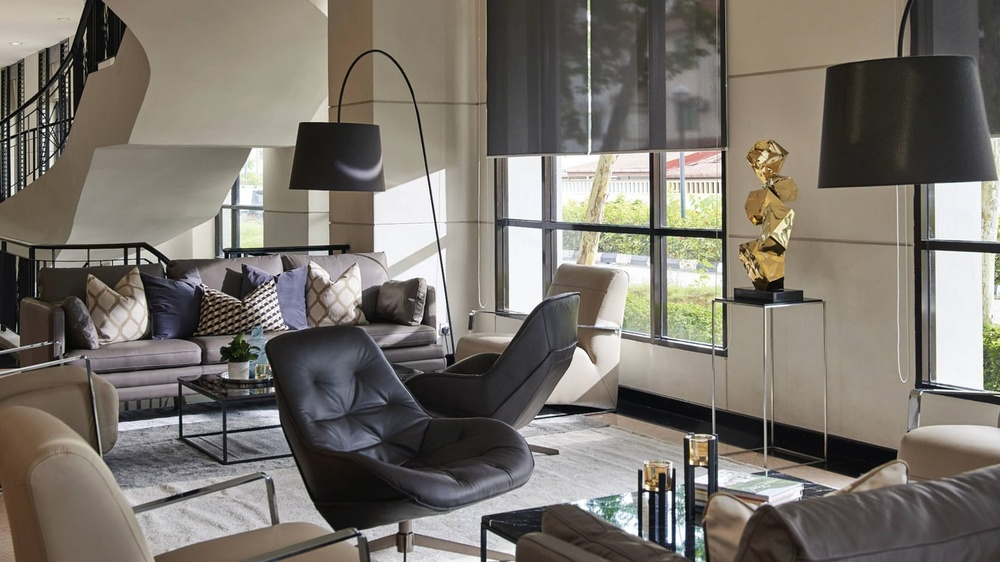
#> input picture wwwroot/images/hotels/ac.jpg, 1000 x 562 px, shrunk from 1336 x 751 before the run; its folder holds only this picture in this run
$ python review-photos.py
#> lines starting #> are read from the running program, lines starting #| are printed output that depends on the picture
from PIL import Image, ImageOps, ImageDraw
from pathlib import Path
files=list(Path('wwwroot/images/hotels').glob('*'))
out=Image.new('RGB',(1000,((len(files)+3)//4)*170),'white');d=ImageDraw.Draw(out)
#> after `out = Image.new('RGB', (1000, (len(files) + 3) // 4 * 170), 'white')`: out: PIL image 1000x170 RGB; every value is 255
for i,f in enumerate(files):
 try:
  im=Image.open(f); im=ImageOps.fit(im.convert('RGB'),(240,140));x=(i%4)*250;y=(i//4)*170;out.paste(im,(x,y));d.text((x+5,y+143),f.stem,fill='black')
#> further down, im is the input picture: PIL image 1000x562 RGB; mean R, G, B 121.4, 116.2, 108.5
#> after `im = ImageOps.fit(im.convert('RGB'), (240, 140))`:
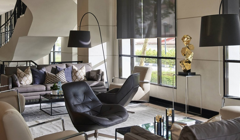
#> im: PIL image 240x140 RGB; mean R, G, B 121.8, 116.5, 108.9
#> after `out.paste(im, (x, y))`:
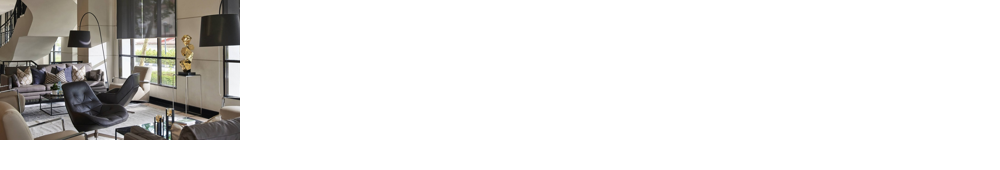
#> out: PIL image 1000x170 RGB; mean R, G, B 228.7, 227.6, 226.1
 except Exception as e: print(f,e)
out.save('scripts/photo-review.jpg')

$ run again, on wwwroot/images/hotels/aroma.jpg
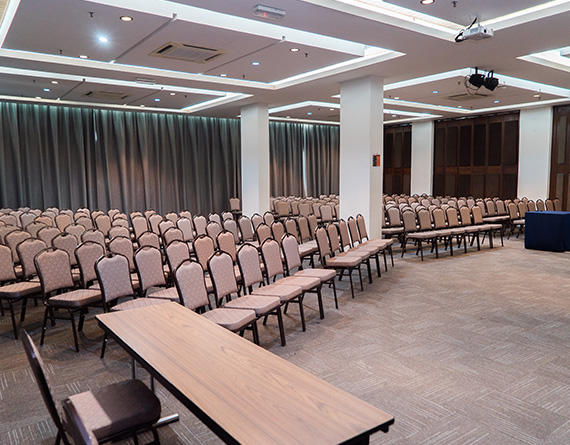
#> input picture wwwroot/images/hotels/aroma.jpg, 570 x 445 px
#> im is the input picture: PIL image 570x445 RGB; mean R, G, B 135.8, 121.2, 119.1
#> `im = ImageOps.fit(im.convert('RGB'), (240, 140))`:
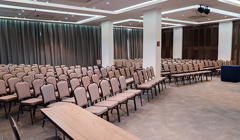
#> im: PIL image 240x140 RGB; mean R, G, B 129.5, 114.5, 111.4
#> `out.paste(im, (x, y))`:
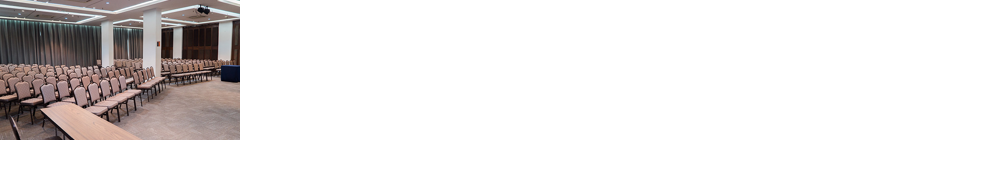
#> out: PIL image 1000x170 RGB; mean R, G, B 230.2, 227.2, 226.6

$ run again, on wwwroot/images/hotels/bayviewbeach.jpg
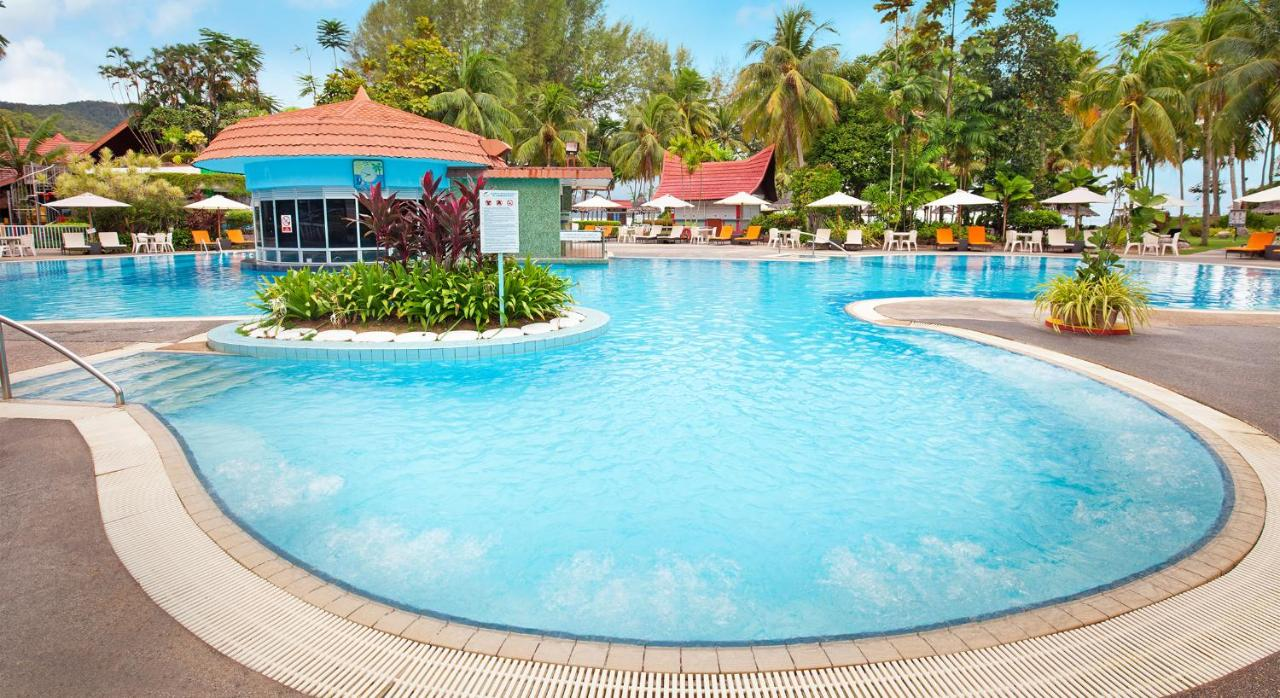
#> input picture wwwroot/images/hotels/bayviewbeach.jpg, 1280 x 698 px
#> im is the input picture: PIL image 1280x698 RGB; mean R, G, B 151.6, 174.1, 163
#> `im = ImageOps.fit(im.convert('RGB'), (240, 140))`:
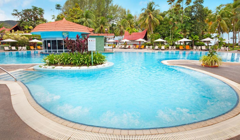
#> im: PIL image 240x140 RGB; mean R, G, B 151.2, 176, 165
#> `out.save('scripts/photo-review.jpg')`:
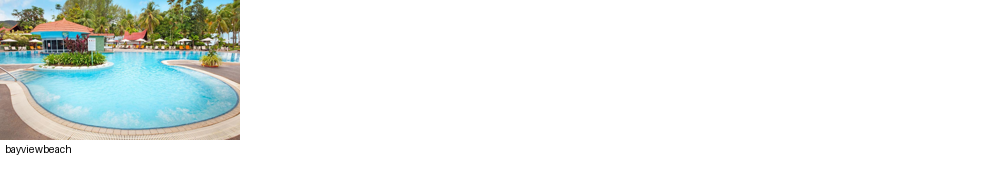
#> saved as photo-review.jpg: PIL image 1000x170 RGB; mean R, G, B 234.2, 239.1, 237

$ run again, on wwwroot/images/hotels/berjaya.jpg
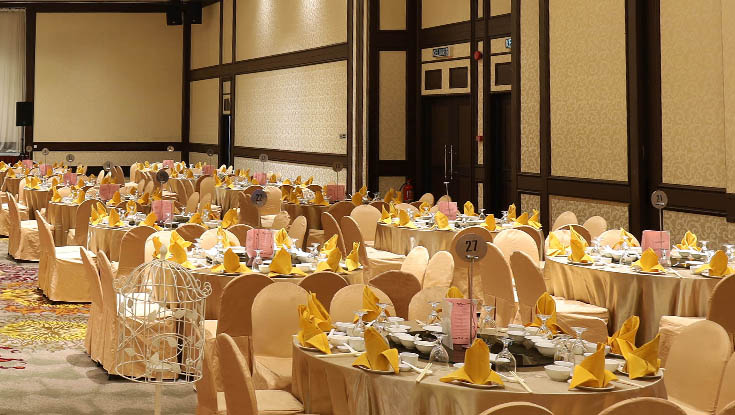
#> input picture wwwroot/images/hotels/berjaya.jpg, 735 x 415 px
#> im is the input picture: PIL image 735x415 RGB; mean R, G, B 152.8, 118.3, 75.1
#> `im = ImageOps.fit(im.convert('RGB'), (240, 140))`:
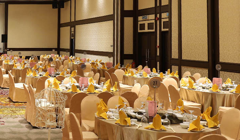
#> im: PIL image 240x140 RGB; mean R, G, B 152.2, 117.7, 74.6
#> `out.paste(im, (x, y))`:
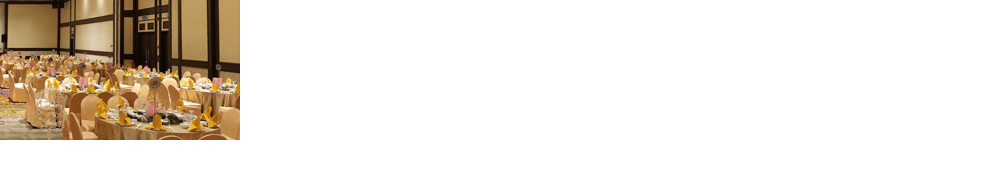
#> out: PIL image 1000x170 RGB; mean R, G, B 234.7, 227.9, 219.3

$ run again, on wwwroot/images/hotels/amari.jpg
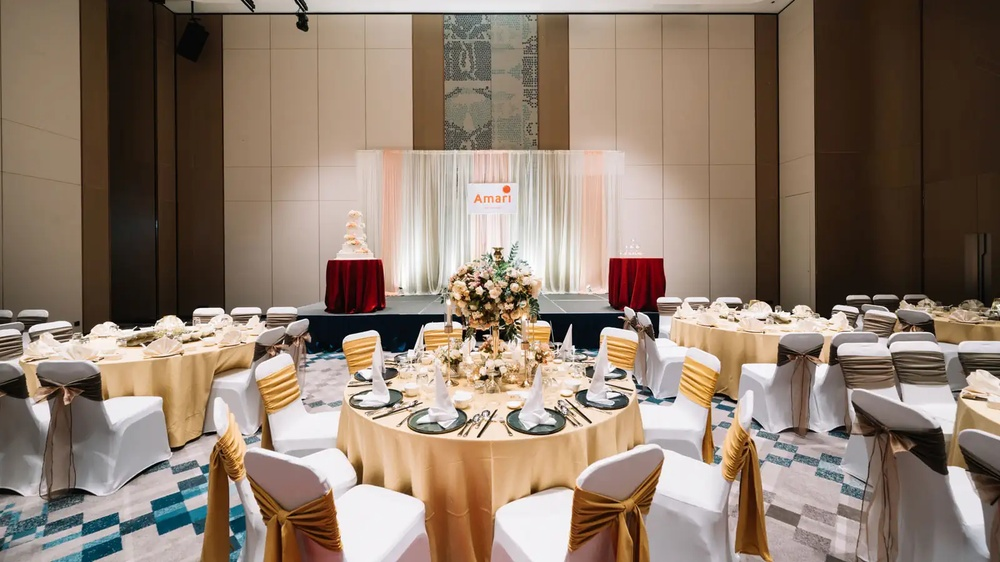
#> input picture wwwroot/images/hotels/amari.jpg, 1000 x 562 px, shrunk from 1600 x 900 before the run
#> im is the input picture: PIL image 1000x562 RGB; mean R, G, B 141.1, 123, 108
#> `im = ImageOps.fit(im.convert('RGB'), (240, 140))`:
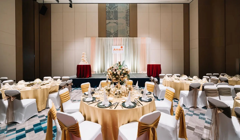
#> im: PIL image 240x140 RGB; mean R, G, B 142.7, 124.4, 109.3
#> `out.paste(im, (x, y))`:
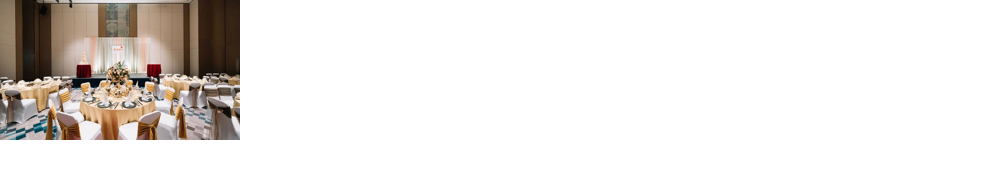
#> out: PIL image 1000x170 RGB; mean R, G, B 232.8, 229.2, 226.2
